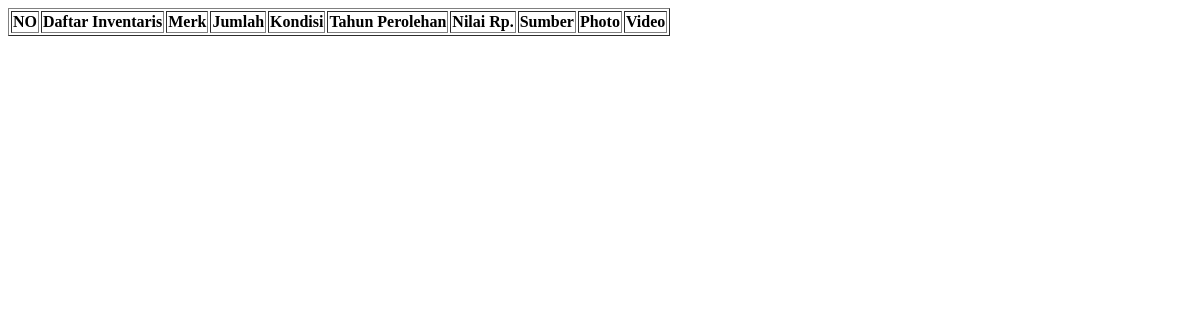
Before: /AGENDA.php?KODE=L8-10B with the older database file.
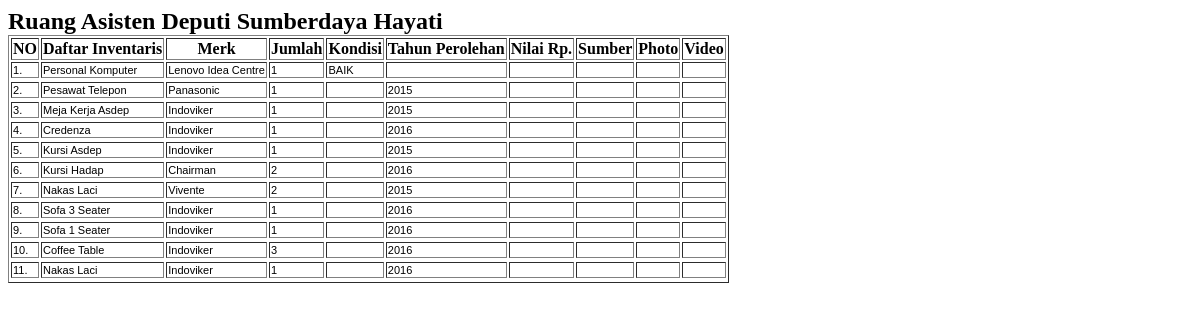
After: the same page with the newer database file.
### tables this page shows
CREATE TABLE `amar_photo_sigap` (
  `ID` int(11) NOT NULL,
  `TOPIK` varchar(222) NOT NULL,
  `ARTI` text,
  `SUMBER` varchar(222) DEFAULT NULL,
  `PHOTO1` varchar(222) NOT NULL,
  `PHOTO2` varchar(222) NOT NULL,
  `NAMA` varchar(222) NOT NULL,
  `UNIT` varchar(222) NOT NULL,
  `PHOTO3` varchar(222) NOT NULL,
  `PHOTO4` varchar(222) NOT NULL,
  `PHOTO5` varchar(222) NOT NULL,
  `PHOTO6` varchar(222) NOT NULL,
  `HAK` varchar(222) NOT NULL,
  `FASILITAS` text NOT NULL,
  `SATUAN` varchar(222) NOT NULL,
  `ESELON2` varchar(222) NOT NULL,
  `JENIS` varchar(222) NOT NULL,
  `MERK` varchar(222) NOT NULL,
  `JUMLAH` varchar(222) NOT NULL,
  `KONDISI` varchar(222) NOT NULL,
  `TAHUN` varchar(22) NOT NULL,
  `NILAI` varchar(22) NOT NULL,
  `KODE` varchar(22) NOT NULL,
  `RUSAK` varchar(22) NOT NULL,
  `BAIK` varchar(22) NOT NULL,
  `LAIN` varchar(22) NOT NULL,
  `APBN` varchar(22) NOT NULL,
  `URUT` varchar(22) NOT NULL
);

### AGENDA.php (the view, shortened to what this page needs)
<?php
$KODE= $_GET['KODE'];
$sql_address="SELECT * FROM amar_photo_sigap WHERE KODE='$KODE'";
$qry_address=mysql_query($sql_address, $konek)
	or die ("gagal menampilkan".mysql_error());
$hsl_address=mysql_fetch_array($qry_address);
$SATKER= $hsl_address['TOPIK'];
			echo "<font size=5><b>$SATKER</b>";
?>
<?php
	$sql_cari="SELECT * FROM amar_photo_sigap WHERE KODE='$KODE' ORDER BY ID ASC";
	$qry_cari = mysql_query($sql_cari, $konek) or die ("Gagal query cari");
		echo "<table border=1 class='table table-bordered'>
			<th><TABLE WIDTH=>NO</TABLE>
			<Th><TABLE WIDTH=>Daftar Inventaris</font></TABLE>
			<Th><TABLE WIDTH=>Merk</TABLE>
			<Th><TABLE WIDTH=>Jumlah</TABLE>
			<Th><TABLE WIDTH=>Kondisi</TABLE>
			<Th><TABLE WIDTH=>Tahun Perolehan</TABLE>
			<Th><TABLE WIDTH=>Nilai Rp.</TABLE>
			<Th><TABLE WIDTH=>Sumber</TABLE>
			<Th><TABLE WIDTH=>Photo</TABLE>
			<Th><TABLE WIDTH=>Video</TABLE>
			";
$no=1;
		while($data_cari=mysql_fetch_array($qry_cari)){
$PHOTO1=$data_cari[PHOTO1];
$PHOTO2=$data_cari[PHOTO2];
		if ($PHOTO1==''){$W1=0;}else {;}
		if ($PHOTO1==''){$H1=0;}else {;}
		if ($PHOTO2==''){$VIDEO='';}else {;}
		        echo "<TR>
                        <td VALIGN=TOP>$no.</td>
                        <td VALIGN=TOP>$data_cari[JENIS]</td>
                        <td VALIGN=TOP>$data_cari[MERK]</td>
                        <td VALIGN=TOP>$data_cari[JUMLAH]</td>
                        <td VALIGN=TOP>$data_cari[KONDISI]</td>
                        <td VALIGN=TOP>$data_cari[TAHUN]</td>
                        <td VALIGN=TOP>$data_cari[NILAI]</td>
                        <td VALIGN=TOP>$data_cari[SUMBER]</td>
                        <td VALIGN=TOP><img src='ADMIN/PHOTO/$PHOTO1' widtd=$W1 height=$H1></td>
                        <td VALIGN=TOP><a href='ADMIN/$PHOTO2?HAK=$HAK&DENAH=$DENAH&KODE=$KODE'>$VIDEO</td>
<tr>";
$no++;		}
?>

Changed rows visible on the page:
now on this page (row edited): amar_photo_sigap: TOPIK "Ruang Asisten Deputi Sumberdaya Hayati", JENIS "Personal Komputer", MERK "Lenovo Idea Centre", JUMLAH "1", KONDISI "BAIK"
added amar_photo_sigap: JENIS "Pesawat Telepon", MERK "Panasonic", JUMLAH "1", TAHUN "2015"
added amar_photo_sigap: JENIS "Meja Kerja Asdep", MERK "Indoviker", JUMLAH "1", TAHUN "2015"
added amar_photo_sigap: JENIS "Credenza", MERK "Indoviker", JUMLAH "1", TAHUN "2016"
added amar_photo_sigap: JENIS "Kursi Asdep", MERK "Indoviker", JUMLAH "1", TAHUN "2015"
added amar_photo_sigap: JENIS "Kursi Hadap", MERK "Chairman", JUMLAH "2", TAHUN "2016"
added amar_photo_sigap: JENIS "Nakas Laci", MERK "Vivente", JUMLAH "2", TAHUN "2015"
added amar_photo_sigap: JENIS "Sofa 3 Seater", MERK "Indoviker", JUMLAH "1", TAHUN "2016"
added amar_photo_sigap: JENIS "Sofa 1 Seater", MERK "Indoviker", JUMLAH "1", TAHUN "2016"
added amar_photo_sigap: JENIS "Coffee Table", MERK "Indoviker", JUMLAH "3", TAHUN "2016"
added amar_photo_sigap: JENIS "Nakas Laci", MERK "Indoviker", JUMLAH "1", TAHUN "2016"
